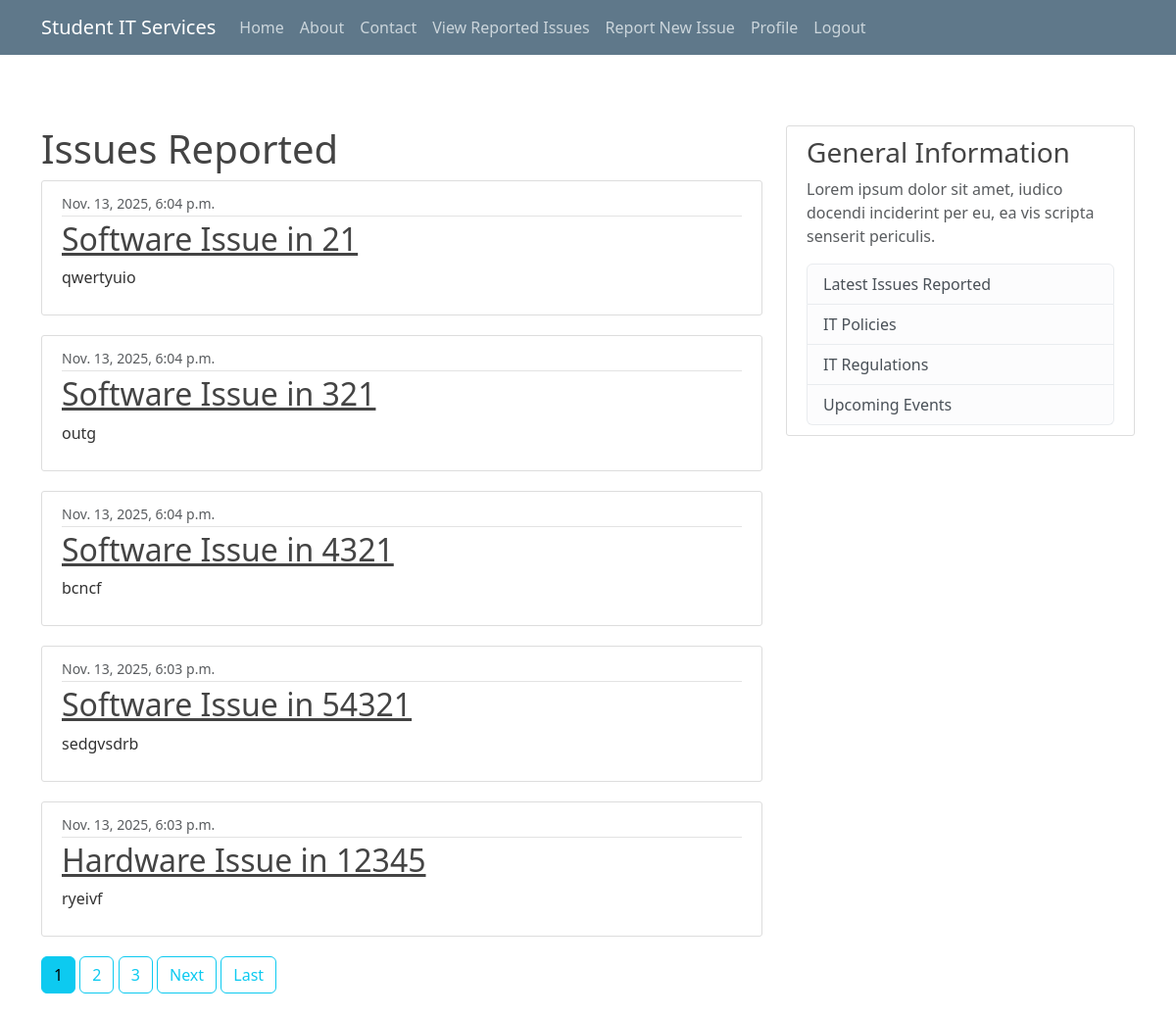
The app's page /report/ (signed in) with its own data.
### itreporting/models.py (models this page shows, shortened)
class Issue(models.Model):
    type = models.CharField(
        max_length=100,
        choices=[('Hardware', 'Hardware'), ('Software', 'Software')]
    )
    room = models.CharField(max_length=100)
    urgent = models.BooleanField(default=False)
    details = models.TextField()
    date_submitted = models.DateTimeField(default=timezone.now)
    description = models.TextField()
    author = models.ForeignKey(
        User,
        related_name='issues',
        on_delete=models.CASCADE
    )
    def __str__(self):
        return f'{self.type} Issue in {self.room}'

### itreporting/views.py (the view)
# urls.py: path('report/', PostListView.as_view(), name = 'report'),
class PostListView(ListView):
    model = Issue
    ordering = ['-date_submitted']
    template_name = 'itreporting/report.html'
    context_object_name = 'issues'
    paginate_by = 5 # Optional pagination

### users/models.py (called while the page is built)
    def __str__(self):
        return f'{self.user.first_name} {self.user.last_name}'

### itreporting/templates/itreporting/report.html (shortened to what this page needs)
{% extends "itreporting/base.html" %}
{% block content %}
    <h1>Issues Reported</h1>
    {% for issue in issues %}
        <article class="media content-section">
            <div class="media-body">
                <div class="article-metadata">
                    <small class="text-muted">{{ issue.date_submitted }}</small>
                </div>
                <h2>
                    <a class="article-title" href="{% url 'itreporting:issue-detail' issue.id %}">
                        {{ issue }}
                    </a>
                </h2>
                <p class="article-content">{{ issue.details }}</p>
            </div>
        </article>
    {% endfor %}
    {% if is_paginated %}
        {% for num in page_obj.paginator.page_range %}
            {% if page_obj.number == num %}
                <a class="btn btn-info mb-4" href="?page={{ num }}">{{ num }}</a>
            {% elif num > page_obj.number|add:'-3' and num < page_obj.number|add:'3' %}
                <a class="btn btn-outline-info mb-4" href="?page={{ num }}">{{ num }}</a>
            {% endif %}
        {% endfor %}
        {% if page_obj.has_next %}
            <a class="btn btn-outline-info mb-4" href="?page={{ page_obj.next_page_number }}">Next</a>
            <a class="btn btn-outline-info mb-4" href="?page={{ page_obj.paginator.num_pages }}">Last</a>
        {% endif %}
    {% endif %}
{% endblock %}

### itreporting/static/css/styles.css (style rules this page uses)
body { background: #ffffff; color: #333333; margin-top: 5rem; }
h1, h2, h3, h4, h5, h6 { color: #444444; }
.content-section { background: #ffffff; padding: 10px 20px; border: 1px solid #dddddd; border-radius: 3px; margin-bottom: 20px; }
.article-title { color: #444444; }
.article-content { white-space: pre-line; }
.article-metadata { padding-bottom: 1px; margin-bottom: 4px; border-bottom: 1px solid #e3e3e3 }

### records on screen
Issue: date_submitted "Nov. 13, 2025, 6:04 p.m.", type+room "Software Issue in 21", details "qwertyuio"
Issue: date_submitted "Nov. 13, 2025, 6:04 p.m.", type+room "Software Issue in 321", details "outg"
Issue: date_submitted "Nov. 13, 2025, 6:04 p.m.", type+room "Software Issue in 4321", details "bcncf"
Issue: date_submitted "Nov. 13, 2025, 6:03 p.m.", type+room "Software Issue in 54321", details "sedgvsdrb"
Issue: date_submitted "Nov. 13, 2025, 6:03 p.m.", type+room "Hardware Issue in 12345", details "ryeivf"

### other values on screen
{{ num }} "1"
{{ num }} "2" "3"
